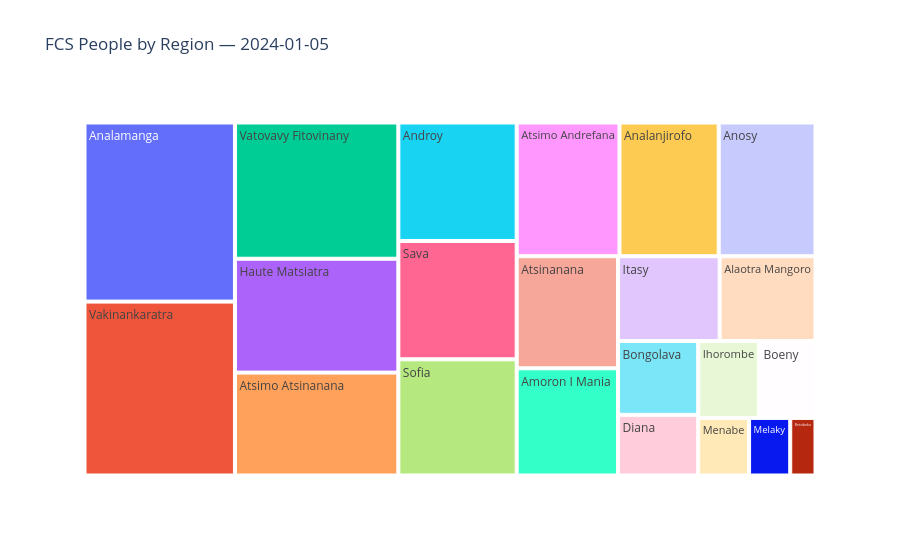

The cell this chart's notebook holds for it:
### Code cell
def visualize_treemap_snapshot(df, date, region_col, value_col, title):
    """
    Create treemap showing regional distribution at a specific date
    Input: df (dataframe), date (str), region_col (str), value_col (str), title (str)
    Output: Plotly figure
    """
    df_date = df[df["date"] == date]
    fig = px.treemap(df_date, path=[region_col], values=value_col, title=title)
    return fig

date = "2024-01-05"
fig = visualize_treemap_snapshot(
    grouped,
    date=date,
    region_col="adminone",
    value_col="fcs people",
    title=f"FCS People by Region — {date}")

fig.show()

### Figure 1 — Plotly figure (JSON) as saved in the notebook; plotly's stock layout.template omitted (floating-point values rounded to 4 significant figures)
{"data": [{"branchvalues": "total", "domain": {"x": [0, 1], "y": [0, 1]}, "hovertemplate": "labels=%{label}<br>fcs people=%{value}<br>parent=%{parent}<br>id=%{id}<extra></extra>", "ids": ["Alaotra Mangoro", "Amoron I Mania", "Analamanga", "Analanjirofo", "Androy", "Anosy", "Atsimo Andrefana", "Atsimo Atsinanana", "Atsinanana", "Betsiboka", "Boeny", "Bongolava", "Diana", "Haute Matsiatra", "Ihorombe", "Itasy", "Melaky", "Menabe", "Sava", "Sofia", "Vakinankaratra", "Vatovavy Fitovinany"], "labels": ["Alaotra Mangoro", "Amoron I Mania", "Analamanga", "Analanjirofo", "Androy", "Anosy", "Atsimo Andrefana", "Atsimo Atsinanana", "Atsinanana", "Betsiboka", "Boeny", "Bongolava", "Diana", "Haute Matsiatra", "Ihorombe", "Itasy", "Melaky", "Menabe", "Sava", "Sofia", "Vakinankaratra", "Vatovavy Fitovinany"], "name": "", "parents": ["", "", "", "", "", "", "", "", "", "", "", "", "", "", "", "", "", "", "", "", "", ""], "type": "treemap", "values": [276900.0, 370300.0, 918100.0, 452100.0, 477800.0, 441000.0, 468500.0, 573000.0, 387200.0, 49600.0, 148200.0, 201700.0, 165600.0, 633900.0, 159200.0, 293500.0, 80750.0, 99810.0, 477000.0, 468500.0, 891700.0, 758600.0]}], "layout": {"legend": {"tracegroupgap": 0}, "title": {"text": "FCS People by Region — 2024-01-05"}}}
